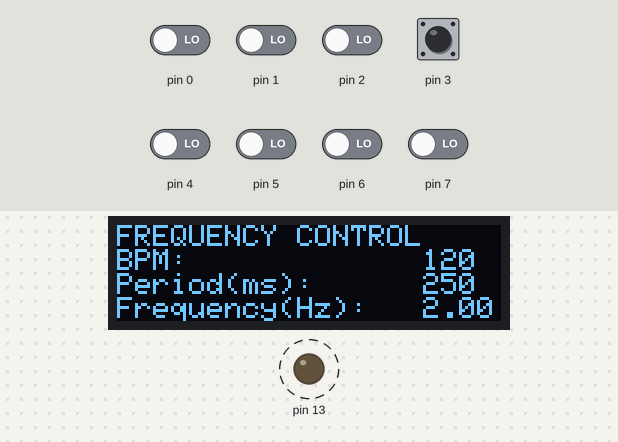
A sketch run on a simulated Arduino Uno, built with avr-gcc and run on an emulated ATmega328P. On the bench: 128×32 one-colour display, output pins drawn as LEDs (lit = HIGH). Dashed ring = blinking. Inputs (shaded band) come from the test bench; at power-on: pin 3 HIGH, pin 0–2, pin 4–7 LOW. The display library's start-up logo is not drawn.

Above: at 2.6 s.
2.7 s: pin 4 driven HIGH
At 4.4 s:
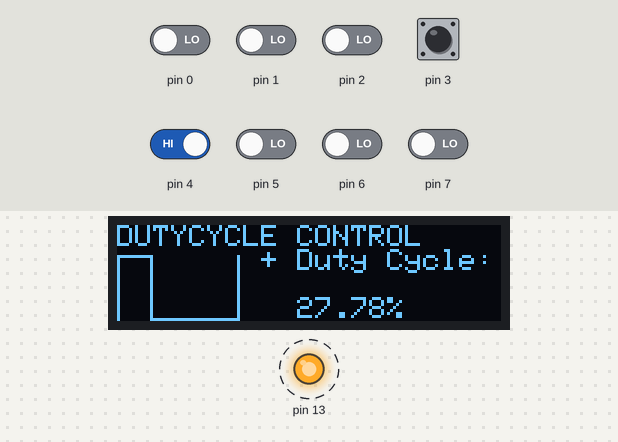
Timing chart, 0 to 11.7 s (numbered marks = the images above; inputs shaded):
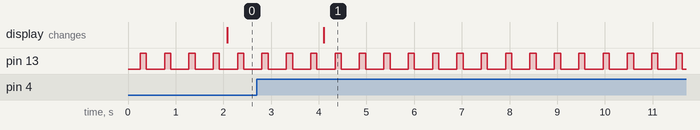

The sketch:

BPM_Machine_2.0_OneClockConfiguration.ino
```cpp
/*
 * Author:  Brandon Thibeaux
 * Date:    7/17/2022
 * Decription:
 *          This program is to provide a clock signal to a sequencer (4017 decade counter) so that it may control both
 *          the the speed of the sequence and the duration of each not using the clocks frequency
 *          as the BPM and the duty cycle as note duration.
 *
 *          A few notes about the state of the code. You may find some code not being used.
 *          I plan on optimizing thes lines out. I'm just leaving them here incase I need them for later features.
 *          You may also notice some code that is labeled debug. This is for help with debugging.
 *          I also plan on optimizing these outby commenting out the lines of code.
 */
// Essential
#include<stdio.h>
#include <avr/io.h> // Contains all the I/O Register Macros
#include <stdint.h>
#include <math.h>
// For Display integration
#include <Wire.h>
#include <Adafruit_GFX.h>
#include <Adafruit_SSD1306.h>

// Definitions
/* **** Uncomment debug definition to put into debug mode and activate print lines. This definition is to help optimize unnecessary code in production version **** */
// #define debug 1
/* ******************** */

// State Machine
//enum DutyCycleRatio{TwentyFive=0, Fifty=1,SeventyFive=2}; // These are estimates, can be fine tuned. Measured in percentagesEX: 25%,50%,75% // Delete if not used 9/5/2022
enum RotaryEnocderFlag{NONE=0x00,INCREMENT=0x01,DECREMENT=0x02,SWITCH=0x04};
enum ApplicationModes {FREQUENCY_CONTROL=0,DUTYCYCLE_CONTROL=1};

// Structs
typedef struct Window
{
  const uint8_t screenWidth = 128;
  const uint8_t screenHeight = 32;
  const uint8_t address = 0x3C;

  const int8_t OLEDReset = -1;// Reset pin # (or -1 if sharing Arduino reset pin)
  uint8_t refreshFlag = 0; // needs to be one for refresh
}Window;
Window window;
typedef struct AppMode
{
  ApplicationModes appMode;
}Application;

typedef struct RotaryKnob
{
    RotaryEnocderFlag flag;
    volatile uint8_t *port;
    volatile uint8_t *in;
    volatile uint8_t sw;
    volatile uint8_t dt;
    volatile uint8_t clk;

    volatile bool buttonState;
    volatile int incrementState;
    volatile int decrementState;
}RotaryKnob;

RotaryKnob bpmAdjust;

typedef struct ClockObject
{
    volatile uint8_t *port;
    volatile uint8_t pin ;
    //DutyCycleRatio dutyCycle; // delete if not used
    int posDutyCycleDelay;
    int negDutyCycleDelay ;
    float dutyCycleValue = 0.5; // this can be thought of a a ratio percentage. See update duty cycle function for deatils how to use this.

    //clock stats
    uint32_t period; // in ms
    float freqHz ;
    uint16_t bpm;
}Clock;

Clock clock1;

// Global Variables
uint32_t firstTimeSample = 0 ;
uint32_t secondTimeSample = 0 ;
uint32_t avgTime = 0;
unsigned char numOfTaps = 0;

// DisplayGlobal Variables
Adafruit_SSD1306 display(window.screenWidth, window.screenHeight, &Wire, window.OLEDReset);
// Timer Global Settings
unsigned char timerInterruptFlag = 0;
uint32_t multiplier = 1;
uint16_t timeoutValue = 3000; // in miliseconds
unsigned long time1 = millis();
uint8_t pulseToggle = 0 ; // to sequency clock pulse
int  delaybuffer = 0;

// Prototypes
uint32_t GetTimeSample(uint32_t sample);
float CalculateFrequency(uint32_t ms);
void SetTimerSettings();
uint32_t CalculateBPM(float frequency);
void UpdateDutyCycle(Clock* clockObj);
void UpdateBPM(uint16_t newBPM, Clock* clockObj);
void CheckSwitch( RotaryKnob* knob);
void CheckIncrement(RotaryKnob* knob);
void CheckDecrement(RotaryKnob* knob);

void DisplayInit();
void UpdateWindow(Window* win,Application* app, Clock* clk);

void setup() {
#ifdef debug
  // debug features
  Serial.begin(9600);
  //Serial.print("TCCR1A Settings in HEX: ");
  //Serial.println(TCCR1A,HEX);
  //Serial.print("TCCR1B Settings in HEX: ");
  //Serial.println(TCCR1B,HEX);
  Serial.print("CPU Speed ");
  Serial.println(F_CPU);
#endif
}

void loop() {
    // local variables
    uint8_t bpmButton = 0;
    unsigned char toggleButton = 0 ; // make sure code executes on falling edge
    unsigned long timeoutCount ; // in miliseconds to reset tap count
    bool startTimeout = false;

    // Initialize display
    DisplayInit();
   display.invertDisplay(false);
   display.setRotation(90);

    // Initialize Local Variables and Periphrials
    // initialize struct
    clock1.pin = (1<<5); // assign pin number
    clock1.port = &PORTB; // assign port number

    clock1.period = 250; // BPM 120

    // Application struct init
    Application app;
    app.appMode = FREQUENCY_CONTROL;

  // Rotary Encoder Initizlization
    bpmAdjust.flag= NONE;
    bpmAdjust.port  = &PORTD;
    bpmAdjust.in = &PIND;
    bpmAdjust.sw = (1<<4);
    bpmAdjust.dt = (1<<5);
    bpmAdjust.clk = (1<<6);
    bpmAdjust.buttonState=0;
    bpmAdjust.incrementState = 0;
    bpmAdjust.decrementState = 0;

    DDRD &= ~(bpmAdjust.sw + bpmAdjust.dt + bpmAdjust.clk); // make pins inputs
    //Timer Initilization
    SetTimerSettings();


    // initialize pins
    // PortD pin 3 is the beat button
    PORTD |= 1 << 3; // Enabling Internal Pull Up on single pin PD3 with bit masking :
    DDRD &= ~(1<<3); // Configuring PD3 as Input

    DDRB |= clock1.pin;  // PB5 output

    // init values
    // Get Frequency
    clock1.freqHz  = CalculateFrequency(clock1.period);
    // Calculate BPM
    // we divid by 2 because this function is made for live sampling. Seems to work fine when we use it with the beat button, but when we manually use it like this it has problems.
    clock1.bpm = CalculateBPM(clock1.freqHz/2);
    #ifdef debug
    Serial.print("BPM: ");
    Serial.println(clock1.bpm );
    #endif
     window.refreshFlag = 1; // set value to 1 to enable refresh
     uint16_t refreshcounter = 0;
     while (1)
     {
       // Display refresh
       if (refreshcounter >= 100)
       {
          UpdateWindow(&window,&app,&clock1);
          refreshcounter = 0;
       }
        refreshcounter++;
       // Rotary Knob State Machine
       CheckDecrement(&bpmAdjust);
       CheckIncrement(&bpmAdjust);
       CheckSwitch(&bpmAdjust);
       //Serial.println(bpmAdjust.flag,HEX);//debug
      switch(bpmAdjust.flag)
      {
        case(NONE):
        {
          //Serial.println("No flag"); // debug
          break;
        }
        case(INCREMENT):
        {
          //Serial.println("Increment case");
          switch(app.appMode)
          {
            case(FREQUENCY_CONTROL):
            {
              UpdateBPM((clock1.bpm += 1),&clock1);

              #ifdef debug
              Serial.println("FrequencyMode");
              Serial.println("Increment"); // debug
              Serial.print("New BPM: ");
              Serial.print((clock1.bpm));
              Serial.print("\tNewPeriod: ");
              Serial.println(clock1.period);
              #endif

              break;
            }
            case(DUTYCYCLE_CONTROL):
            {
              if(clock1.dutyCycleValue + 0.1 < 1)
              {
                clock1.dutyCycleValue += 0.1;

                #ifdef debug
                Serial.print("Ducty Cycle Mode Increment: "); Serial.println(clock1.dutyCycleValue);
                #endif
              }
              else
              {
                clock1.dutyCycleValue = .9;
              }

              break;
            }
            default:
            {
              #ifdef debug
              Serial.println("Defualt increment app case");
              #endif

              app.appMode = FREQUENCY_CONTROL;
              break;
            }
          }
          break;
        }
        case(DECREMENT):
        {
          //Serial.println("Decrement case");
          switch(app.appMode)
          {
            case(FREQUENCY_CONTROL):
            {
              UpdateBPM((clock1.bpm -= 1),&clock1);

              #ifdef debug
              Serial.println("FrequencyMode");
              Serial.println("Decrement"); // debug
              Serial.print("New BPM: ");
              Serial.print((clock1.bpm));
              Serial.print("\tNewPeriod: ");
              Serial.println(clock1.period);
              #endif

              break;
            }
            case(DUTYCYCLE_CONTROL):
            {
              if(clock1.dutyCycleValue - 0.1 > -1)
              {
                clock1.dutyCycleValue -= 0.1;

                #ifdef debug
                Serial.print("Ducty Cycle Mode Decrement: "); Serial.println(clock1.dutyCycleValue);
                #endif
              }
              else
              {
                clock1.dutyCycleValue = -0.9;
              }
              break;
            }
            default:
            {
              #ifdef debug
              Serial.println("Defualt decrement app case");
              #endif

              app.appMode = FREQUENCY_CONTROL;
              break;
            }
          }
         break;
        }
        case(SWITCH):
        {
          switch(app.appMode)
          {
            case(FREQUENCY_CONTROL):
            {
              #ifdef debug
              Serial.println(app.appMode);
              #endif

              app.appMode = DUTYCYCLE_CONTROL;
              break;
            }
            case(DUTYCYCLE_CONTROL):
            {
              #ifdef debug
              Serial.println(app.appMode);
              #endif

              app.appMode = FREQUENCY_CONTROL;
              break;
            }
            default:
            {
              app.appMode = FREQUENCY_CONTROL;
              break;
            }
          }
          break;
        }
        default:
        {break;}
      }
      bpmAdjust.flag = NONE; // flag reset


      // Determine Duty Cylce State
      UpdateDutyCycle(&clock1);

      // Get Beat Button Input
        bpmButton = PIND & (1<<3) ;

        if((!bpmButton)) //|| (port_value  <115))// if button pressed, should be less than 5. Seem to be around max 9
        {
          while((!bpmButton)) //|| (port_value <120))//wait for button to release
          {
            bpmButton = PIND & (1<<3); // get pin input
          }
           numOfTaps++;
           Serial.print("Number of taps "); Serial.println(numOfTaps); // debug line
           if (numOfTaps == 1)
           {
              firstTimeSample = millis(); // get first time sample
              timeoutCount = millis();
              startTimeout = true; // start timout routine
           }
           else
           {
              avgTime = GetTimeSample(firstTimeSample);// get second sample

              #ifdef debug
              Serial.print("average time is ");
              Serial.print(firstTimeSample); Serial.print(" - "); Serial.print(millis()); Serial.print(" = ");
              Serial.println(avgTime);
              #endif

              // Get Frequency
              clock1.freqHz  = CalculateFrequency(avgTime);

              // Get period
              clock1.period = avgTime/2;

              #ifdef debug
              Serial.print("Period: "); Serial.println(clock1.period);
              #endif

              // Calculate BPM
              clock1.bpm = CalculateBPM(clock1.freqHz);

              #ifdef debug
              Serial.print("BPM: ");
              Serial.println(CalculateBPM(clock1.freqHz));
              #endif


              //reset variables when done
              numOfTaps = 0;
              firstTimeSample = 0;
              avgTime = 0;
              startTimeout = false;
           }
        }


        // Goal is to prevent a button press hanging and ruining the user experiance.
        //User must tap two times to set device frequency/BPM.
        if((millis() - timeoutCount >= timeoutValue) && startTimeout == true)
        {
          startTimeout = false;
          numOfTaps = 0;
        }
     }
}
uint8_t middleX =20;
void UpdateWindow(Window* win,Application* app,Clock* clk)
{
  if(win->refreshFlag)
  {
    switch(app->appMode)
    {
      case(FREQUENCY_CONTROL):
      {
        display.clearDisplay();

        display.setTextSize(1);      // Normal 1:1 pixel scale
        display.setTextColor(SSD1306_WHITE); // Draw white text
        display.setCursor(0, 0);     // Start at top-left corner
        display.cp437(true);         // Use full 256 char 'Code Page 437' font

        // Not all the characters will fit on the display. This is normal.
        // Library will draw what it can and the rest will be clipped.
        display.write("FREQUENCY CONTROL\n");
        display.write("BPM:             ");display.print(clk->bpm); display.print("\n");
        display.write("Period(ms):      ");display.print(clk->period);display.print("\n");
        display.write("Frequency(Hz):   ");display.print(clk->freqHz);

        display.display();
        break;
      }

      case(DUTYCYCLE_CONTROL):
      {
        display.clearDisplay();

        display.setTextSize(1);      // Normal 1:1 pixel scale
        display.setTextColor(SSD1306_WHITE); // Draw white text
        display.setCursor(0, 0);     // Start at top-left corner
        display.cp437(true);         // Use full 256 char 'Code Page 437' font

        // Not all the characters will fit on the display. This is normal.
        // Library will draw what it can and the rest will be clipped.
        display.write("DUTYCYCLE CONTROL\n");

        float mappedValue = ((clk->dutyCycleValue - -0.9)/(0.9 - -0.9))*(0.1-0.9)+0.9; // calculate and map the input number dutycylce value to some number that we can apply as a multipler to our graph
        uint8_t buffX = middleX * mappedValue *2; // adding *2 to offset and balance out some ratio problems
        // draw graph
        display.drawLine(0, 10, 0, display.height()-1, SSD1306_WHITE);
        display.drawLine(0, 10, buffX, 10, SSD1306_WHITE); // display.height()-1 mean bottom of screen
        display.drawLine(buffX, 10, buffX, display.height()-1, SSD1306_WHITE);
        display.drawLine(buffX, display.height()-1, 40, display.height()-1, SSD1306_WHITE);
        display.drawLine(40, 10, 40, display.height()-1, SSD1306_WHITE);

        display.print("        + Duty Cycle: \n          ");display.print(mappedValue * 100); display.print("%");
        display.display();
        break;
      }
      default:
      {
        display.clearDisplay();

        display.setTextSize(1);      // Normal 1:1 pixel scale
        display.setTextColor(SSD1306_WHITE); // Draw white text
        display.setCursor(0, 0);     // Start at top-left corner
        display.cp437(true);         // Use full 256 char 'Code Page 437' font

        // Not all the characters will fit on the display. This is normal.
        // Library will draw what it can and the rest will be clipped.
        display.write("Error, default case detected");

        display.display();
        break;
      }
    }
  }
}
void DisplayInit()
{
   // initialize GUI Display SSD1306

    // SSD1306_SWITCHCAPVCC = generate display voltage from 3.3V internally
    if(!display.begin(SSD1306_SWITCHCAPVCC, window.address)) {
    Serial.println(F("SSD1306 allocation failed"));
    for(;;); // Don't proceed, loop forever
    }
    // Show initial display buffer contents on the screen --
    // the library initializes this with an Adafruit splash screen.
    display.display();

    // Clear the buffer
    display.clearDisplay();
    // Draw a single pixel in white
    //display.drawPixel(10, 10, SSD1306_WHITE); // uncomment this line if you want to write the pixel
    // Show the display buffer on the screen. You MUST call display() after
    // drawing commands to make them visible on screen!
    display.display();
    // display.display() is NOT necessary after every single drawing command,
    // unless that's what you want...rather, you can batch up a bunch of
    // drawing operations and then update the screen all at once by calling
    // display.display(). These examples demonstrate both approaches...
}
// SUMMARY: Function checks a rotary knob's switch to see if it was pressed and raises a flag to prompt state machine for action to be taken later.
void CheckSwitch( RotaryKnob* knob)
{
  //Serial.println((*knob->in & (knob->sw)));
  if(!(*knob->in & (knob->sw)) && !knob->buttonState)
  {
    knob->buttonState = 1;
  }
  if((*knob->in & (knob->sw)) && knob->buttonState)
  {
    knob->flag = SWITCH;
    knob->buttonState = 0;
  }
}

// SUMMARY: Checks if Rotary Knob was rotated in the increment direction, then raises a flag if it was rotated.
void CheckIncrement(RotaryKnob* knob)
{
  if(knob->decrementState > 0)
  {
    // if we started another state, return and do not proceed
    return;
  }
  if(((*knob->in & (knob->clk)) && !(*knob->in & knob->dt)) && knob->incrementState == 0) // if clk is high and dt is low
  {
    knob->incrementState = 2;
  }
  delay(10); // to try to prevent debouncing

  if(((*knob->in & (knob->clk)) && (*knob->in & knob->dt)) && knob->incrementState == 2) // wait for both lines to come back up
  {
    knob->incrementState = 0;
    knob->flag = INCREMENT;
  }
}
// SUMMARY: Checks if rotary knob was rotated in decremening direction. Flag is raised if it has been rotated.
void CheckDecrement(RotaryKnob* knob)
{
  if(knob->incrementState > 0)
  {
     // if we started another state, return and do not proceed
    return;
  }
  if(((*knob->in & (knob->dt)) && !(*knob->in & knob->clk)) && knob->decrementState == 0) // if dt is high and clock is low
  {
    knob->decrementState = 2;
  }
  delay(10); // to try to prevent debouncing

  if(((*knob->in & (knob->dt)) && (*knob->in & knob->clk)) &&( knob->decrementState == 2))
  {
    knob->decrementState = 0;
    knob->flag = DECREMENT;
  }
}
// SUMMARY: It is passed a new BPM variable. We then calculate the frequency of that BPM, then we get the period
// length of that BPM value. We then set the clock's attributes to match these new updated values.
void UpdateBPM(uint16_t newBPM, Clock* clockObj)
{
  float freq = (float)((float)newBPM / 60.0)*2; // returns frequency of that BPM
  clockObj->freqHz = freq/2; // for display purposes, seems to work, so I'll leave it
  clockObj->period = (int)((((float)1.0/freq)*1000.0));
}

// SUMMARY: Updates clock's duty cycle based on clock object's duty cycle state.
    // The way this works is case 1 and case 2 are inverses of each other. When duty cycle value is at 50%,
    // we should get a case 1 duty positive duty cycle of 25% and a case 2 positive duty cycle of 75%.
    // So if we use this value as an input and we find a way to sweep this value from 0 to .99, we could get some interesting functionalities to come of it.

void UpdateDutyCycle(Clock* clockObj)
{
  clockObj->posDutyCycleDelay = (int)(((clockObj->period) * clockObj->dutyCycleValue + 0.5) * -1);
  clockObj->negDutyCycleDelay = (int)((clockObj->period) * clockObj->dutyCycleValue + 0.5);
}
// SUMMARY: Calculates a frequency based on a period of time in miliseconds
float CalculateFrequency(uint32_t ms)
{
  float hertz; // we use floats temporarily for precision
  hertz = (float)((float)(1/(float)(ms)*1000)/2);
  int roundedHertz = round(hertz);

  // Debug print lines
  #ifdef debug
  Serial.print("Frequency calculated (HZ): ");
  Serial.print(hertz);
  Serial.print(" from the miliseconds value (ms) "); Serial.println(ms);
  #endif

  return hertz;
}
// SUMMARY: Calculates BPM based on a frequency input in Hertz.
uint32_t CalculateBPM(float frequency)
{
  //Serial.print("BPM: "); Serial.println((int)((float)frequency * (float)60.0)*2);
  return (int)((float)frequency * (float)60.0)*2;
}
// SUMMARY: Gets the difference between two time samples, pass it the first time sample
uint32_t GetTimeSample(uint32_t sample)
{
  int avg = 0 ;
  return avg = (millis() - sample); // get second sample
}

void SetTimerSettings()
{
  // see ref https://create.arduino.cc/projecthub/dhorton668/pardon-me-for-interrupting-acbd1a
 // 4Also see section 15.11 in datasheet
  // Disable interrupts while things are being set up.
  cli();

  // Set up Timer Control Registers. See ATmega328P data sheet section 15.11 (Remember, bits are numbered from zero.)
  TCCR1A = B00000000;  // All bits zero for "normal" port operation.
  TCCR1B = B00001100;  // Bit 3 is Clear Timer on Compare match (CTC) and bits 0..2 specifies a divide by 256 prescaler.
  TIMSK1 = B00000010;  // Bit 1 will raise an interrupt on timer Output Compare Register A (OCR1A) match.

  //FIXME Verify that period, frequency are the same in the osciliscope. I think that the calculate frequency function has inverted
  // the period. Or the formula to set the OCR1A register is wrong.

  //ONLY USE FOR EXAMPLE DIVISIONS ARE NOT ACCURATE ON ARDUNIO ********************8
  //unsigned int timerVal =((unsigned int)(F_CPU / 256) * (unsigned int)(multiplier/20));// = 3125       // Counter compare match value. 16MHz / prescaler * delay time (in seconds.)
  //*********************************************************************************
  uint16_t oscVal= 625;//3125 should be about 20 interrupts a second. 625 is about 100 interrupts a second
  OCR1A = oscVal;
  #ifdef debug
  Serial.print("OCR1A Value: "); Serial.println(oscVal);
  #endif
  // Reenable the interrupts
  sei();
}

// This ISR is in charge of pulsing our output clock pins. It schedules when each pin needs to be turn on or off depending
ISR(TIMER1_COMPA_vect)
{
  // WARNING, it seems with arduino's 16MHZ CPU speed the smallest delay amount that we can set the
  //OCR1A to is 24ms when the value is set to 1 ms

  if(millis() - time1 >= clock1.period  + (delaybuffer))// pulse
  {
      time1 = millis();
      // hard code pin high and pin low using counter%2 ==  0
      // so we can add small delay to the high if or the low else to adjust duty cycle
      switch(pulseToggle)
      {
        case(0):
        {
          *clock1.port |=  clock1.pin ;
          pulseToggle = 1;
          delaybuffer = clock1.posDutyCycleDelay;
          break;
        }

        case(1):
        {
            *clock1.port &= ~ clock1.pin ;
            pulseToggle = 0;
            delaybuffer = clock1.negDutyCycleDelay;
            break;
        }
        default:
        {
          pulseToggle = 0;
          break;
        }
      }
   }
}
```

Measured:
- after the input at 2.7 s, the display: changes after 1.4 s (image 1)
- by itself, pin 13: alternates HIGH for 0.13 s and LOW for 0.38 s
